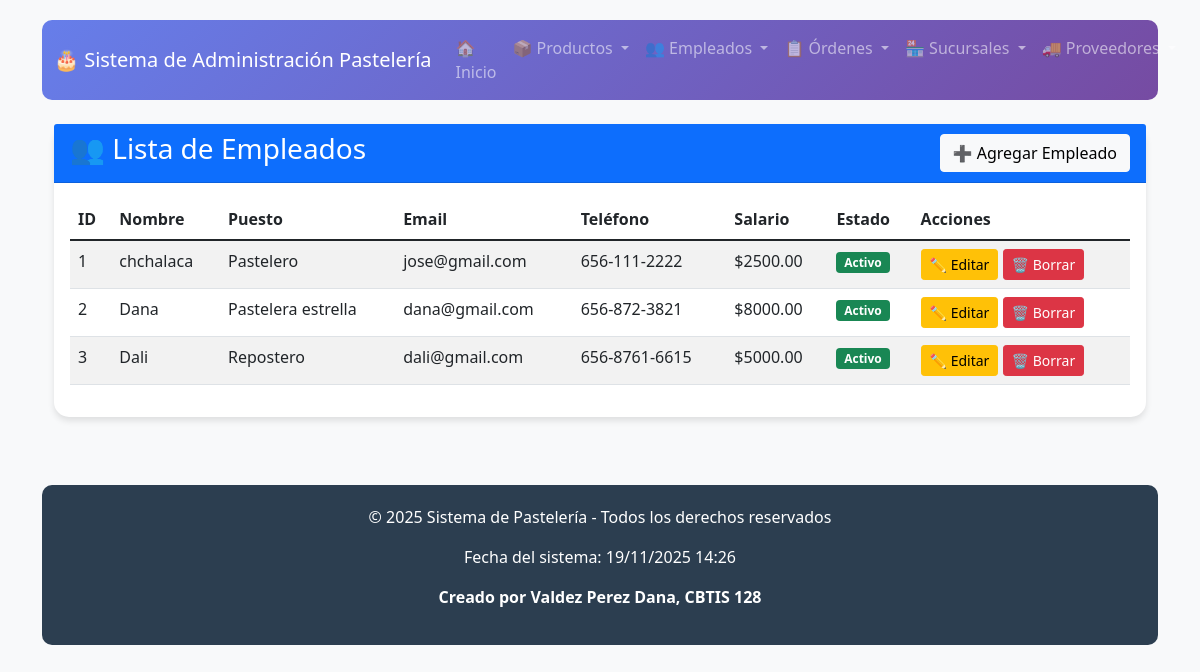
/empleados/, run on the app's committed database.
### app_pasteleria/models.py (models this page shows, shortened)
class Empleado(models.Model):
    id_empleado = models.AutoField(primary_key=True)
    nombre = models.CharField(max_length=100)
    telefono = models.CharField(max_length=20, blank=True, null=True)
    puesto = models.CharField(max_length=50)
    email = models.EmailField(unique=True)
    salario = models.DecimalField(max_digits=10, decimal_places=2)
    activo = models.BooleanField(default=True)

### app_pasteleria/views.py (the view)
# urls.py: path('empleados/', views.inicio_empleados, name='inicio_empleados'),
def inicio_empleados(request):
    empleados = Empleado.objects.all()
    return render(request, 'empleados/ver_empleado.html', {'empleados': empleados})

### app_pasteleria/templates/empleados/ver_empleado.html
{% extends 'base.html' %}
{% block content %}
<div class="container mt-4">
    <div class="row">
        <div class="col-md-12">
            <div class="card">
                <div class="card-header bg-primary text-white d-flex justify-content-between align-items-center">
                    <h3>👥 Lista de Empleados</h3>
                    <a href="{% url 'agregar_empleado' %}" class="btn btn-light">➕ Agregar Empleado</a>
                </div>
                <div class="card-body">
                    <div class="table-responsive">
                        <table class="table table-striped table-hover">
                            <thead>
                                <tr>
                                    <th>ID</th>
                                    <th>Nombre</th>
                                    <th>Puesto</th>
                                    <th>Email</th>
                                    <th>Teléfono</th>
                                    <th>Salario</th>
                                    <th>Estado</th>
                                    <th>Acciones</th>
                                </tr>
                            </thead>
                            <tbody>
                                {% for empleado in empleados %}
                                <tr>
                                    <td>{{ empleado.id_empleado }}</td>
                                    <td>{{ empleado.nombre }}</td>
                                    <td>{{ empleado.puesto }}</td>
                                    <td>{{ empleado.email }}</td>
                                    <td>{{ empleado.telefono|default:"-" }}</td>
                                    <td>${{ empleado.salario }}</td>
                                    <td>
                                        {% if empleado.activo %}
                                            <span class="badge bg-success">Activo</span>
                                        {% else %}
                                            <span class="badge bg-danger">Inactivo</span>
                                        {% endif %}
                                    </td>
                                    <td>
                                        <a href="{% url 'actualizar_empleado' empleado.id_empleado %}" class="btn btn-warning btn-sm">✏️ Editar</a>
                                        <a href="{% url 'borrar_empleado' empleado.id_empleado %}" class="btn btn-danger btn-sm">🗑️ Borrar</a>
                                    </td>
                                </tr>
                                {% empty %}
                                <tr>
                                    <td colspan="8" class="text-center">No hay empleados registrados</td>
                                </tr>
                                {% endfor %}
                            </tbody>
                        </table>
                    </div>
                </div>
            </div>
        </div>
    </div>
</div>
{% endblock %}

### app_pasteleria/templates/base.html (style rules this page uses)
body { background-color: #f8f9fa; font-family: 'Segoe UI', Tahoma, Geneva, Verdana, sans-serif; padding-top: 20px; min-height: 100vh; display: flex; flex-direction: column; }
.card { border: none; border-radius: 15px; box-shadow: 0 4px 6px rgba(0,0,0,0.1); margin-bottom: 20px; }

### data on the page
Empleado: id_empleado "1", nombre "chchalaca", puesto "Pastelero", email "jose@gmail.com", telefono "656-111-2222", salario "2500.00", activo "Activo"
Empleado: id_empleado "2", nombre "Dana", puesto "Pastelera estrella", email "dana@gmail.com", telefono "656-872-3821", salario "8000.00", activo "Activo"
Empleado: id_empleado "3", nombre "Dali", puesto "Repostero", email "dali@gmail.com", telefono "656-8761-6615", salario "5000.00", activo "Activo"
